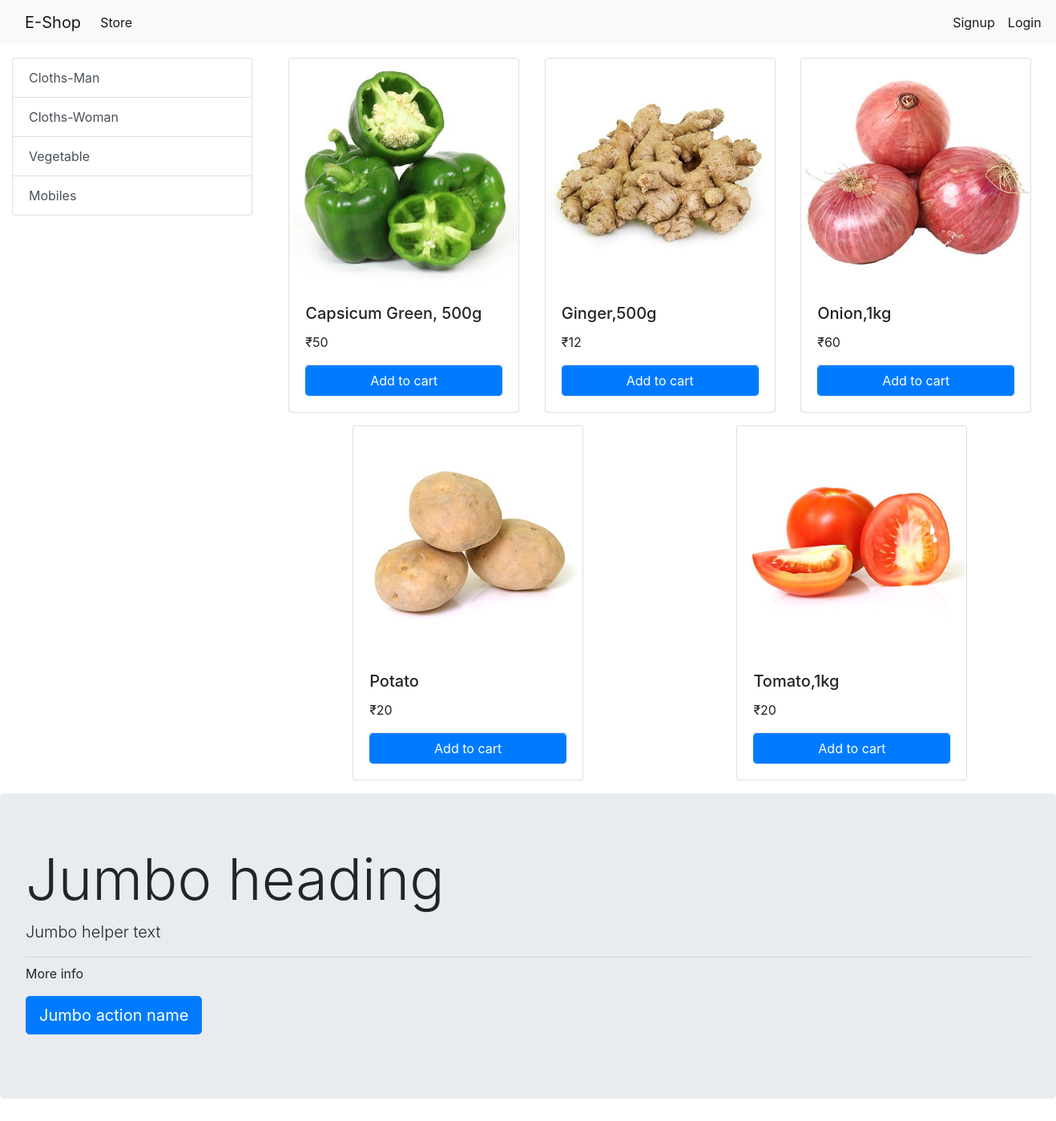
Screenshot of /?category=3 with the database file from the repository.
### store/models/category.py (models this page shows, shortened)
class Category(models.Model):
    name = models.CharField(max_length=20)
    @staticmethod
    def get_all_categories():
        return Category.objects.all()

### store/models/product.py (models this page shows, shortened)
class Product(models.Model):
    name = models.CharField(max_length=50)
    price = models.IntegerField(default=0)
    category = models.ForeignKey(Category, on_delete=models.CASCADE, default=1)
    description = models.CharField(max_length=200, default='', null=True, blank=True)
    image = models.ImageField(upload_to='upload/products/')
    @staticmethod
    def get_all_products_by_categoryid(category_id):
        if category_id:
            return Product.objects.filter(category=category_id)
        else:
            return Product.get_all_products()

### store/views/home.py (the view, shortened to what this page needs)
# urls.py: path('', Index.as_view(), name='homepage'),
class Index(View):
    def get(self, request):
        cart = request.session.get('cart')
        if not cart:
            request.session.cart = {}
        products = None
        request.session.get('cart')
        categories = Category.get_all_categories()
        categoryID = request.GET.get('category')
        if categoryID:
            products = Product.get_all_products_by_categoryid(categoryID)
        else:
            products = Product.get_all_products()
        data = {}
        data['products'] = products
        data['categories'] = categories
        print('You are : ', request.session.get('email'))
        return render(request, 'index.html', data)

### store/templatetags/cart.py (called while the page is built)
@register.filter(name="is_in_cart")
def is_in_cart(product, cart):
      keys = cart.keys()
      for id in keys:
          if int(id) == product.id:
              return True
      return False;

### store/templates/index.html (shortened to what this page needs)
{% extends 'base.html'%}
{% block content %}
{% load cart %}
{% load custom_filter %}
<div class ="container-fluid mt-3" >
 <div class ="row" >
     <div class="col-lg-3 mx-auto">
       <div class="list-group">
         {% for category in categories %}
         <a href="/?category={{category.id}}" class="list-group-item list-group-item-action ">{{category.name}}</a>
         {% endfor %}
       </div>
     </div>
  <div id = "product" class="col-lg-9">
   <div class="row mx-auto ">
          {% for product in products %}
           <div class="card mx-auto mb-3" id={{product.id}} style="width: 18rem;">
                  <img class="card-img-top"  src="{{ product.image.url }}" >
                  <div class="card-body">
                      <h5 class="card-title">{{ product.name }}</h5>
                      <p class="card-text">₹{{product.price}}</p>
               <div class="card-footer p-0 nu-gutters ">
                 {% if product|is_in_cart:request.session.cart %}
                   <div class="row  nu-gutters">
                      <form action="/#{{product.id}}" class="col-2" method="post" >
                          {% csrf_token %}
                          <input hidden type="text" name="product" value="{{product.id}}">
                          <input hidden type="text" name="remove" value="True">
                       <input type="submit" value=" - " class="col-2 btn btn-block btn-primary pr-4">
                      </form>
                      <div class="text-center col">{{product|cart_quantity:request.session.cart}} in Cart</div>
                      <form action="/#{{product.id}}" class="col-2" method="post" >
                          {% csrf_token %}
                          <input hidden type="text" name="product" value="{{product.id}}">
                       <input type="submit" value=" + " class="col-2 btn btn-block btn-primary pr-4">
                      </form>
                   </div>
                   {% else %}
                   <form action="/#{{product.id}}" method="POST" class="btn-block">
                       <input type="submit" class="btn btn-primary form-control" value="Add to cart">
                      </form>
                   {% endif%}
               </div>
               </div>
           </div>
          {% endfor %}
      </div>
  </div >
 </div>
</div>
<div class="jumbotron">
  <h1 class="display-3">Jumbo heading</h1>
  <p class="lead">Jumbo helper text</p>
  <hr class="my-2">
  <p>More info</p>
  <p class="lead">
    <a class="btn btn-primary btn-lg" href="Jumbo action link" role="button">Jumbo action name</a>
  </p>
</div>
{% endblock %}

### rows the page displays
Category: name "Cloths-Man"
Category: name "Cloths-Woman"
Category: name "Vegetable"
Category: name "Mobiles"
Product: image (picture), name "Capsicum Green, 500g", price "50"
Product: image (picture), name "Ginger,500g", price "12"
Product: image (picture), name "Onion,1kg", price "60"
Product: image (picture), name "Potato", price "20"
Product: image (picture), name "Tomato,1kg", price "20"
